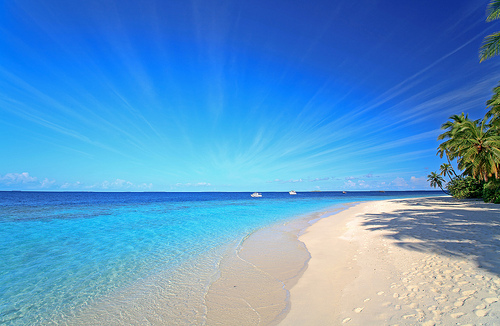
#> input picture data/images_general/beach.jpg, 500 x 326 px; its folder holds only this picture in this run
$ python -i video_features.py   (imports and definitions only)   (older library calls are emulated)
#> lines starting #> are read from the running program, lines starting #| are printed output that depends on the picture
### visual/visual_features.py
"""!
@brief Visual Features
@details: This script stores the functions required for basic image feature
extraction
@author Theodoros Giannakopoulos {tyiannak@gmail.com}
"""
import cv2
from skimage.feature import local_binary_pattern
from skimage.feature import hog
from numpy.lib.stride_tricks import as_strided as ast
import os
import pickle
import scipy
import numpy as np


class ImageFeatureExtractor():
    """@brief  Image Feature Extractor Class
    @param list_of_features (\a list) list of features to extract. One or
    more from []
    """
    def __init__(self, list_of_features=["lbps", "hogs", "colors"]):
        # get all annotations using multiple annotator flag:
        self.list_of_features = list_of_features


    def getRGBS(self, image):
        n_bins_per_hist = 16
        chans = cv2.split(image)
        colors = ("r", "g", "b")
        features = []
        features_sobel = []
        # RGB Histograms:
        for (chan, color) in zip(chans, colors):  # loop over the image channels
            # get histograms
            hist = cv2.calcHist([chan], [0], None, [n_bins_per_hist], [0, 256])
            hist = hist / hist.sum()
            features.extend(hist[:, 0].tolist())
        features.extend(features_sobel)
        # Gray Histogram
        img_gray = cv2.cvtColor(image, cv2.COLOR_BGR2GRAY)
        hist_gray = cv2.calcHist([chan], [0], None, [n_bins_per_hist], [0, 256])
        hist_gray = hist_gray / hist_gray.sum()
        features.extend(hist_gray[:, 0].tolist())
        grad_x = np.abs(
            cv2.Sobel(img_gray, cv2.CV_16S, 1, 0, ksize=3, scale=1, delta=0,
                      borderType=cv2.BORDER_DEFAULT))
        grad_y = np.abs(
            cv2.Sobel(img_gray, cv2.CV_16S, 0, 1, ksize=3, scale=1, delta=0,
                      borderType=cv2.BORDER_DEFAULT))
        abs_grad_x = cv2.convertScaleAbs(grad_x)
        abs_grad_y = cv2.convertScaleAbs(grad_y)
        dst = cv2.addWeighted(abs_grad_x, 0.5, abs_grad_y, 0.5, 0)
        histSobel = cv2.calcHist([dst], [0], None, [n_bins_per_hist], [0, 256])
        histSobel = histSobel / histSobel.sum()
        features.extend(histSobel[:, 0].tolist())
        # HSV histogram
        hsv = cv2.cvtColor(image, cv2.COLOR_BGR2HSV)
        chans = cv2.split(hsv)  # take the S channel
        S = chans[1]
        hist2 = cv2.calcHist([S], [0], None, [n_bins_per_hist], [0, 256])
        hist2 = hist2 / hist2.sum()
        features.extend(hist2[:, 0].tolist())
        f_names = ["Color-R" + str(i) for i in range(n_bins_per_hist)]
        f_names.extend(["Color-G" + str(i) for i in range(n_bins_per_hist)])
        f_names.extend(["Color-B" + str(i) for i in range(n_bins_per_hist)])
        f_names.extend(["Color-Gray" + str(i) for i in range(n_bins_per_hist)])
        f_names.extend(["Color-GraySobel" + str(i) for i in range(n_bins_per_hist)])
        f_names.extend(["Color-Satur" + str(i) for i in range(n_bins_per_hist)])
        return np.array(features), f_names

    def block_view(self, A, block=(32, 32)):
        shape = (A.shape[0] // block[0], A.shape[1] // block[1]) + block
        strides = (block[0] * A.strides[0], block[1] * A.strides[1]) + A.strides

        return ast(A, shape=shape, strides=strides)

    def normalize(self, v):
        norm = np.linalg.norm(v)
        if norm == 0:
            return v
        return v / norm

    def getLBP(self, img):
        img2 = cv2.cvtColor(img, cv2.COLOR_BGR2GRAY)
        radius = 1
        n_points = 8 * radius
        lbpImage = (local_binary_pattern(img2, n_points, radius)).astype(
            int) ** (1.0 / radius)
        # block processing:
        lbpImages = self.block_view(lbpImage,
                                    (int(lbpImage.shape[0] / 4),
                                     int(lbpImage.shape[1] / 4)))
        count = 0
        LBP = np.array([]);
        for i in range(lbpImages.shape[0]):  # for each block:
            for j in range(lbpImages.shape[1]):
                count += 1
                LBPt = cv2.calcHist([lbpImages[i, j, :, :].astype('uint8')],
                                    [0], None, [8], [0, 256])
                LBP = np.append(LBP, LBPt[:, 0]);
        f_names = ["LBP" + str(i).zfill(2) for i in range(len(LBP))]
        return self.normalize(LBP), f_names

    def getHOG(self, img, n_hogs_per_dim = 4):
        pixels_per_cell_h = img.shape[0] // n_hogs_per_dim
        pixels_per_cell_w = img.shape[1] // n_hogs_per_dim
        fd = hog(img, orientations=8,
                  pixels_per_cell=(pixels_per_cell_h, pixels_per_cell_w),
                  cells_per_block=(1, 1), visualize=False, multichannel=True)
        f_names = ['HOG' + str(i).zfill(2) for i in range(len(fd))]
        return fd, f_names

    # [43 lines left out: functions getKAZE, extract_features, not called in this run]

class ImageMatch(object):
    # [8 lines left out: function __init__, not called in this run]

    def cos_cdist(self, vector): # cosine distance between search image and db
        v = vector.reshape(1, -1)
        return scipy.spatial.distance.cdist(self.matrix, v, 'cosine').reshape(-1)

    # [19 lines left out: functions match, batch_extractor_match, not called in this run]

### visual/video_features.py
"""!
@brief Visual Features
@details: This script stores the functions required for basic video feature
extraction
@author Theodoros Giannakopoulos {tyiannak@gmail.com}
"""
import cv2
import visual_features
import numpy as np
import tqdm

def angleDiff(angle1, angle2):
    # angles (in degs) difference
    Diff = np.abs(angle2-angle1);
    if np.abs(Diff) > 180:
        Diff = 360 - Diff
    return Diff

def anglesSTD(angles, MEAN):
    # computes the standard deviation between a set of angles
    S = 0.0;
    for a in angles:
        S += (angleDiff(a, MEAN)**2)
    S /= len(angles)
    S = np.sqrt(S)
    return S

class VideoFeatureExtractor():
    """@brief  Video Feature Extractor Class
    @param list_of_features (\a list) list of features to extract. One or
    more from []
    @param resize_width (\a int) width of resized image to be used before
    feature extraction (-1 for not resize)
    """
    def __init__(self, list_of_features=["lbps", "hogs", "colors","flow"],
                 resize_width=-1, step=0.1):
        # get all annotations using multiple annotator flag:
        self.list_of_features = list_of_features
        self.resize_width = resize_width
        self.step = step

    def resize_image(self, img, target_width):
        (width, height) = img.shape[1], img.shape[0]
        if target_width != -1:  # Use target_width = -1 for NO frame resizing
            ratio = float(width) / target_width
            new_h = int(round(float(height) / ratio))
            img_new = cv2.resize(img, (target_width, new_h))
        else:
            img_new = img
        return img_new

    def computeFlowFeatures(self, Grayscale, GrayscalePrev, p0, lk_params):
        p1, st, err = cv2.calcOpticalFlowPyrLK(GrayscalePrev, Grayscale, p0,
                                               None, **lk_params)
        good_new = p1[st == 1]
        good_old = p0[st == 1]
        angles = []
        mags = []
        dxS = [];
        dyS = []
        for i, (new, old) in enumerate(
                zip(good_new, good_old)):  # draw motion arrows
            x1, y1 = new.ravel();
            x2, y2 = old.ravel()
            dx = x2 - x1;
            dy = y2 - y1
            if dy < 0:
                angles.append(
                    [np.abs(180.0 * np.arctan2(dy, dx) / np.pi)])
            else:
                angles.append(
                    [360.0 - 180.0 * np.arctan2(dy, dx) / np.pi])
            mags.append(np.sqrt(dx * dx + dy * dy) / np.sqrt(
                Grayscale.shape[0] * Grayscale.shape[0] + Grayscale.shape[1] *
                Grayscale.shape[1]))
            dxS.append(dx);
            dyS.append(dy);
        angles = np.array(angles);
        mags = np.array(mags);
        DistHorizontal = -1;
        if len(angles) > 0:
            meanDx = np.mean(dxS);
            meanDy = np.mean(dyS);
            if meanDy < 0:
                MEANANGLE = -(
                180.0 * np.arctan2(int(meanDy), int(meanDx)) / np.pi);
            else:
                MEANANGLE = 360.0 - (
                180.0 * np.arctan2(int(meanDy), int(meanDx)) / np.pi);
            STD = anglesSTD(angles, MEANANGLE)

            DistHorizontal = min(angleDiff(MEANANGLE, 180),
                                 angleDiff(MEANANGLE, 0))
            TitlPanConfidence = np.mean(mags) / np.sqrt(STD + 0.000000010);
            TitlPanConfidence = TitlPanConfidence[0]
            # TODO:
            # CHECK PANCONFIDENCE
            # SAME FOR ZOOM AND OTHER CAMERA EFFECTS
            if TitlPanConfidence < 1.0:
                TitlPanConfidence = 0;
                DistHorizontal = -1;
        else:
            mags = [0];
            angles = [0];
            dxS = [0];
            dyS = [0];
            MEANANGLE = 0
            STD = 0
            TitlPanConfidence = 0.0
        return (angles, mags, MEANANGLE, STD, good_new, good_old, dxS, dyS,
                TitlPanConfidence)

    def extract_features(self, file_path):
        # read video
#> called with file_path = '../data/images_general/beach.jpg'
        capture = cv2.VideoCapture(file_path)
        n_frames = capture.get(cv2.CAP_PROP_FRAME_COUNT)
        fps = capture.get(cv2.CAP_PROP_FPS)
        duration, next_timestamp_proc = n_frames / fps, 0.0
        vs = visual_features.ImageFeatureExtractor()
        frames_to_process = int(duration/self.step)
        pbar = tqdm.tqdm(total=frames_to_process)
        features_all, timestamps, count = [], [], 0
        while 1:
            ret, frame = capture.read()
#> frame is the input picture: shape (326, 500, 3); mean B, G, R 203.7, 151.4, 90.2
            timestamp = float(count) / fps
            if timestamp >= next_timestamp_proc:
                next_timestamp_proc += self.step;
                PROCESS_NOW = True
            if ret:
                count += 1
                if PROCESS_NOW:
                    timestamps.append(timestamp)
                    pbar.update(1)
                    frame2 = cv2.cvtColor(frame, cv2.COLOR_BGR2RGB)
                    frame3 = self.resize_image(frame2, self.resize_width)
                    features, feature_names = [], []
                    cv2.imshow('Color', cv2.cvtColor(frame3, cv2.COLOR_RGB2BGR))
                    cv2.waitKey(5) & 0xFF
                    if "colors" in self.list_of_features:
                        f, fn = vs.getRGBS(frame3)
#> the loop in getRGBS, `for (chan, color) in zip(chans, colors):` made 3 passes
#> color on passes 1 to 3: 'r', 'g', 'b'
#> after the loop in getRGBS, `for (chan, color) in zip(chans, colors):`: features = 48 values, max 0.321 at index 47, min 0.00128 at index 16, mean 0.0625
#> in getRGBS, `img_gray = cv2.cvtColor(image, cv2.COLOR_BGR2GRAY)`:
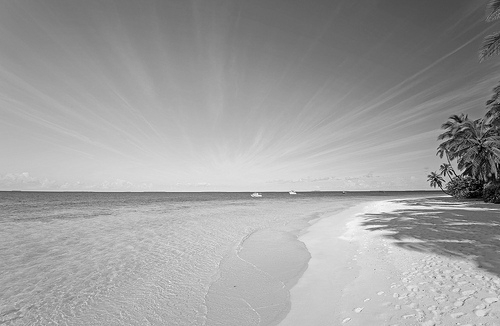
#> img_gray: shape (326, 500); min 0, max 253, mean 160.1
#> in getRGBS, `hist_gray = cv2.calcHist([chan], [0], None, [n_bins_per_hist], [0, 256])`: hist_gray = [958, 1014, 1031, 817, 510, 417, 437, 1450, 3136, 7684, 17182, 26391, 19804, 12582, 17197, 52390]
#> in getRGBS, `hist_gray = hist_gray / hist_gray.sum()`: hist_gray = [0.00588, 0.00622, 0.00633, 0.00501, 0.00313, 0.00256, 0.00268, 0.0089, 0.0192, 0.0471, 0.105, 0.162, 0.121, 0.0772, 0.106, 0.321]
#> in getRGBS, `grad_y = np.abs( cv2.Sobel(img_gray, cv2.CV_16S, 0, 1, ksize=3, scale=..`:
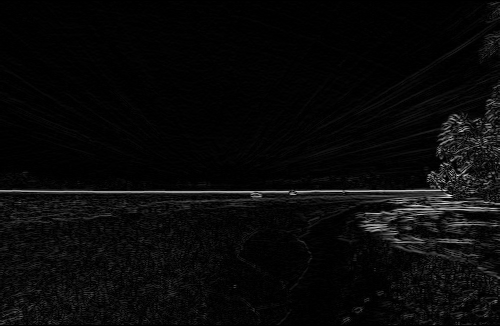
#> grad_y: shape (326, 500) int16; min 0, max 746, mean 27.8; drawn with min black and max white
#> in getRGBS, `abs_grad_y = cv2.convertScaleAbs(grad_y)`:
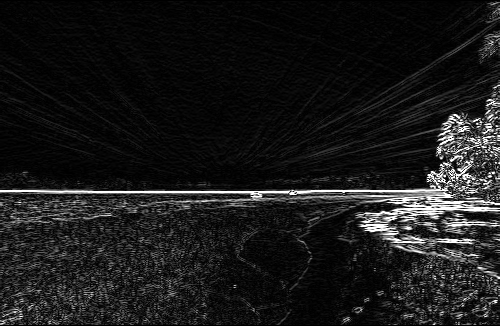
#> abs_grad_y: shape (326, 500); min 0, max 255, mean 25.9
#> in getRGBS, `dst = cv2.addWeighted(abs_grad_x, 0.5, abs_grad_y, 0.5, 0)`:
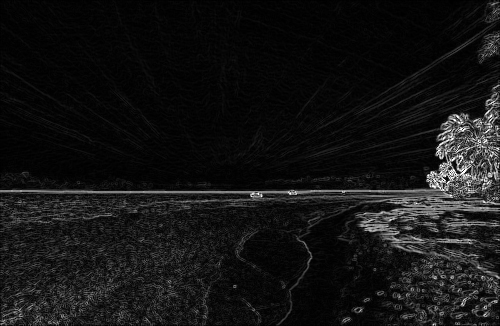
#> dst: shape (326, 500); min 0, max 255, mean 20.1
#> in getRGBS, `histSobel = cv2.calcHist([dst], [0], None, [n_bins_per_hist], [0, 256])`: histSobel = [110194, 22964, 11347, 6106, 3664, 2163, 1319, 970, 2192, 797, 465, 270, 182, 143, 86, 138]
#> in getRGBS, `histSobel = histSobel / histSobel.sum()`: histSobel = [0.676, 0.141, 0.0696, 0.0375, 0.0225, 0.0133, 0.00809, 0.00595, 0.0134, 0.00489, 0.00285, 0.00166, 0.00112, 0.000877, 0.000528, 0.000847]
#> in getRGBS, `S = chans[1]`:
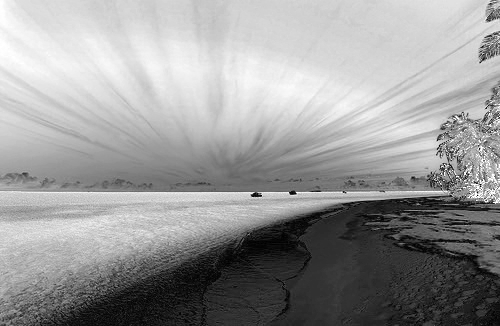
#> S: shape (326, 500); min 0, max 255, mean 152.1
#> in getRGBS, `hist2 = cv2.calcHist([S], [0], None, [n_bins_per_hist], [0, 256])`: hist2 = [4710, 7734, 13225, 10667, 2545, 2814, 4774, 7712, 6757, 7946, 9483, 12254, 19402, 32394, 15601, 4982]
#> in getRGBS, `hist2 = hist2 / hist2.sum()`: hist2 = [0.0289, 0.0474, 0.0811, 0.0654, 0.0156, 0.0173, 0.0293, 0.0473, 0.0415, 0.0487, 0.0582, 0.0752, 0.119, 0.199, 0.0957, 0.0306]
#> f = 96 values, max 0.676 at index 64, min 0.000528 at index 78, mean 0.0625; fn = 96 items, first 6: 'Color-R0', 'Color-R1', 'Color-R2', 'Color-R3', 'Color-R4', 'Color-R5'
                        features.append(f)
                        feature_names += fn
#> feature_names has the same summary as fn
                    if "lbps" in self.list_of_features:
                        f, fn = vs.getLBP(frame3)
#> in getLBP, `lbpImage = (local_binary_pattern(img2, n_points, radius)).astype( int)..`:
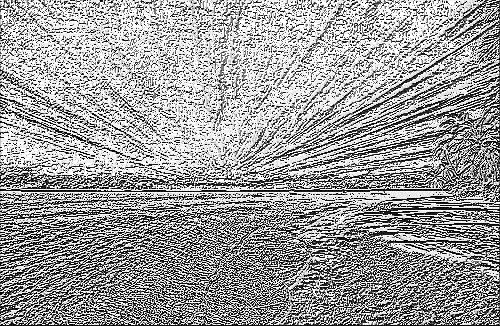
#> lbpImage: shape (326, 500) float64; min 0, max 255, mean 155.6
#> in block_view, `strides = (block[0] * A.strides[0], block[1] * A.strides[1]) + A.strides`: strides = (324000, 1000, 4000, 8)
#> after the loop in getLBP, `for i in range(lbpImages.shape[0]):`: count = 16
#> f = 128 values, max 0.268 at index 23, min 0.00151 at index 13, mean 0.0546; fn = 128 items, first 6: 'LBP00', 'LBP01', 'LBP02', 'LBP03', 'LBP04', 'LBP05'
                        features.append(f)
                        feature_names += fn
#> feature_names = 224 items, first 6: 'Color-R0', 'Color-R1', 'Color-R2', 'Color-R3', 'Color-R4', 'Color-R5'
                    if "hogs" in self.list_of_features:
                        f, fn = vs.getHOG(frame3)
#> in getHOG, `fd = hog(img, orientations=8, pixels_per_cell=(pixels_per_cell_h, pixe..`: fd = 128 values, max 0.492 at index 82, min 0.114 at index 33, mean 0.345
#> in getHOG, `f_names = ['HOG' + str(i).zfill(2) for i in range(len(fd))]`: f_names = 128 items, first 6: 'HOG00', 'HOG01', 'HOG02', 'HOG03', 'HOG04', 'HOG05'
#> f has the same summary as fd in getHOG; fn has the same summary as f_names in getHOG
                        features.append(f)
                        feature_names += fn
#> feature_names = 352 items, first 6: 'Color-R0', 'Color-R1', 'Color-R2', 'Color-R3', 'Color-R4', 'Color-R5'
                    if "kaze" in self.list_of_features:
                        f, fn = vs.getKAZE(frame3)
                        features.append(f)
                        feature_names += fn
                    if "flow" in self.list_of_features:
                        lk_params = dict(winSize=(15, 15),
                                         maxLevel=5,
                                         criteria=(
                                         cv2.TERM_CRITERIA_EPS | cv2.TERM_CRITERIA_COUNT,
                                         10, 0.03))
                        feature_params = dict(maxCorners=500, qualityLevel=0.3,
                                              minDistance=3, blockSize=5)
                        frame3_g = cv2.cvtColor(frame3, cv2.COLOR_RGB2GRAY)
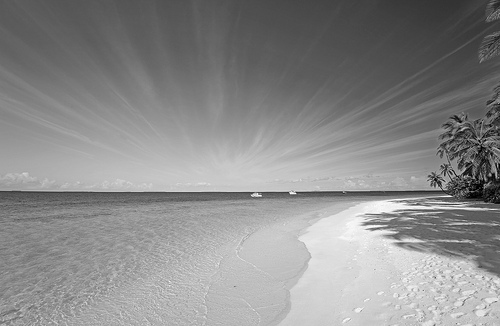
#> frame3_g: shape (326, 500); min 0, max 253, mean 139.1
                        if count == 1:
                            frame3_g_prev = frame3_g
                        p0 = cv2.goodFeaturesToTrack(frame3_g, mask=None,
                                                     **feature_params)
#> p0 = 71 rows, first 8: [490, 174], [486, 181], [469, 183], [478, 139], [473, 177], [436, 180], [468, 190], [440, 188]
                        angles, mags, MEANANGLE, STD, good_new, good_old, dxS, dyS, TitlPanConfidence = \
                            self.computeFlowFeatures(frame3_g, frame3_g_prev, p0, lk_params)
#> in computeFlowFeatures, `p1, st, err = cv2.calcOpticalFlowPyrLK(GrayscalePrev, Grayscale, p0, N..`: p1 has the same summary as p0 in extract_features; st = 71 values from 1 to 1; err = 71 values from 0 to 0
#> in computeFlowFeatures, `good_new = p1[st == 1]`: good_new = 71 pairs, first value 252 to 497, second value 120 to 277
#> in computeFlowFeatures, `good_old = p0[st == 1]`: good_old has the same summary as good_new
#> the loop in computeFlowFeatures, `for i, (new, old) in enumerate( zip(good_new, good_old)):` made 71 passes
#> (x1, y1, x2, y2) on passes 1 to 8: (490, 174, 490, 174), (486, 181, 486, 181), (469, 183, 469, 183), (478, 139, 478, 139), (473, 177, 473, 177), (436, 180, 436, 180), (468, 190, 468, 190), (440, 188, 440, 188)
#> after the loop in computeFlowFeatures, `for i, (new, old) in enumerate(`: angles = 71 items, first 6: [360], [360], [360], [360], [360], [360]; dxS = 71 values from 0 to 0
#> in computeFlowFeatures, `angles = np.array(angles);`: angles = 71 values from 360 to 360
#> in computeFlowFeatures, `meanDx = np.mean(dxS);`: meanDx = 0
#> in computeFlowFeatures, `MEANANGLE = 360.0 - ( 180.0 * np.arctan2(int(meanDy), int(meanDx)) / n..`: MEANANGLE = 360
#> the loop in anglesSTD, `for a in angles:` made 71 passes
#> in computeFlowFeatures, `STD = anglesSTD(angles, MEANANGLE)`: STD = [0]
#> in computeFlowFeatures, `DistHorizontal = min(angleDiff(MEANANGLE, 180), angleDiff(MEANANGLE, 0))`: DistHorizontal = 0
#> in computeFlowFeatures, `TitlPanConfidence = np.mean(mags) / np.sqrt(STD + 0.000000010);`: TitlPanConfidence = [0]
#> in computeFlowFeatures, `TitlPanConfidence = TitlPanConfidence[0]`: TitlPanConfidence = 0
#> angles = 71 values from 360 to 360; mags = 71 values from 0 to 0; MEANANGLE = 360; STD = [0]; good_old has the same summary as good_new in computeFlowFeatures; dxS = 71 values from 0 to 0; dyS = 71 values from 0 to 0; TitlPanConfidence = 0
                        f = [MEANANGLE, STD]
#> f = [360, [0]]
                        fn = ["m", "s"]
                        features.append(f)
                        feature_names += fn
#> feature_names = 354 items, first 6: 'Color-R0', 'Color-R1', 'Color-R2', 'Color-R3', 'Color-R4', 'Color-R5'
                        frame3_g_prev = frame3_g
#> (the run stopped early here; a loop or call above may not have finished)
